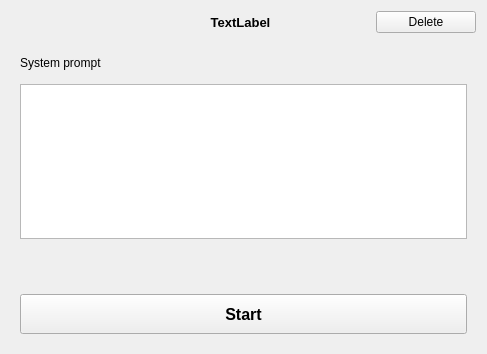
<?xml version="1.0" encoding="UTF-8"?>
<ui version="4.0">
 <class>Form</class>
 <widget class="QWidget" name="Form">
  <property name="geometry">
   <rect>
    <x>0</x>
    <y>0</y>
    <width>487</width>
    <height>354</height>
   </rect>
  </property>
  <property name="windowTitle">
   <string>Prompt configuration</string>
  </property>
  <layout class="QVBoxLayout" name="verticalLayout">
   <item>
    <layout class="QHBoxLayout" name="horizontalLayout">
     <property name="topMargin">
      <number>0</number>
     </property>
     <item>
      <spacer name="horizontalSpacer">
       <property name="orientation">
        <enum>Qt::Horizontal</enum>
       </property>
       <property name="sizeType">
        <enum>QSizePolicy::Fixed</enum>
       </property>
       <property name="sizeHint" stdset="0">
        <size>
         <width>100</width>
         <height>20</height>
        </size>
       </property>
      </spacer>
     </item>
     <item>
      <widget class="QLabel" name="exercise_title">
       <property name="font">
        <font>
         <pointsize>10</pointsize>
         <weight>75</weight>
         <bold>true</bold>
        </font>
       </property>
       <property name="text">
        <string>TextLabel</string>
       </property>
       <property name="alignment">
        <set>Qt::AlignCenter</set>
       </property>
      </widget>
     </item>
     <item>
      <widget class="QPushButton" name="delete_btn">
       <property name="maximumSize">
        <size>
         <width>100</width>
         <height>16777215</height>
        </size>
       </property>
       <property name="cursor">
        <cursorShape>PointingHandCursor</cursorShape>
       </property>
       <property name="text">
        <string>Delete</string>
       </property>
      </widget>
     </item>
    </layout>
   </item>
   <item>
    <widget class="QScrollArea" name="config_area">
     <property name="frameShape">
      <enum>QFrame::NoFrame</enum>
     </property>
     <property name="lineWidth">
      <number>0</number>
     </property>
     <property name="widgetResizable">
      <bool>true</bool>
     </property>
     <widget class="QWidget" name="scrollAreaWidgetContents">
      <property name="geometry">
       <rect>
        <x>0</x>
        <y>0</y>
        <width>469</width>
        <height>305</height>
       </rect>
      </property>
      <layout class="QVBoxLayout" name="verticalLayout_2">
       <item>
        <widget class="QLabel" name="label">
         <property name="minimumSize">
          <size>
           <width>0</width>
           <height>30</height>
          </size>
         </property>
         <property name="text">
          <string>System prompt</string>
         </property>
        </widget>
       </item>
       <item>
        <widget class="QPlainTextEdit" name="system_prompt">
         <property name="maximumSize">
          <size>
           <width>16777215</width>
           <height>500</height>
          </size>
         </property>
        </widget>
       </item>
       <item>
        <widget class="QFrame" name="vocabulary_frame">
         <property name="frameShape">
          <enum>QFrame::NoFrame</enum>
         </property>
         <property name="frameShadow">
          <enum>QFrame::Raised</enum>
         </property>
         <property name="lineWidth">
          <number>0</number>
         </property>
        </widget>
       </item>
       <item>
        <spacer name="verticalSpacer_2">
         <property name="orientation">
          <enum>Qt::Vertical</enum>
         </property>
         <property name="sizeHint" stdset="0">
          <size>
           <width>20</width>
           <height>40</height>
          </size>
         </property>
        </spacer>
       </item>
       <item>
        <spacer name="verticalSpacer">
         <property name="orientation">
          <enum>Qt::Vertical</enum>
         </property>
         <property name="sizeType">
          <enum>QSizePolicy::Fixed</enum>
         </property>
         <property name="sizeHint" stdset="0">
          <size>
           <width>20</width>
           <height>40</height>
          </size>
         </property>
        </spacer>
       </item>
       <item>
        <widget class="QPushButton" name="start_btn">
         <property name="minimumSize">
          <size>
           <width>0</width>
           <height>40</height>
          </size>
         </property>
         <property name="font">
          <font>
           <pointsize>12</pointsize>
           <weight>75</weight>
           <bold>true</bold>
          </font>
         </property>
         <property name="cursor">
          <cursorShape>PointingHandCursor</cursorShape>
         </property>
         <property name="text">
          <string>Start</string>
         </property>
        </widget>
       </item>
      </layout>
     </widget>
    </widget>
   </item>
  </layout>
 </widget>
 <resources/>
 <connections/>
</ui>
